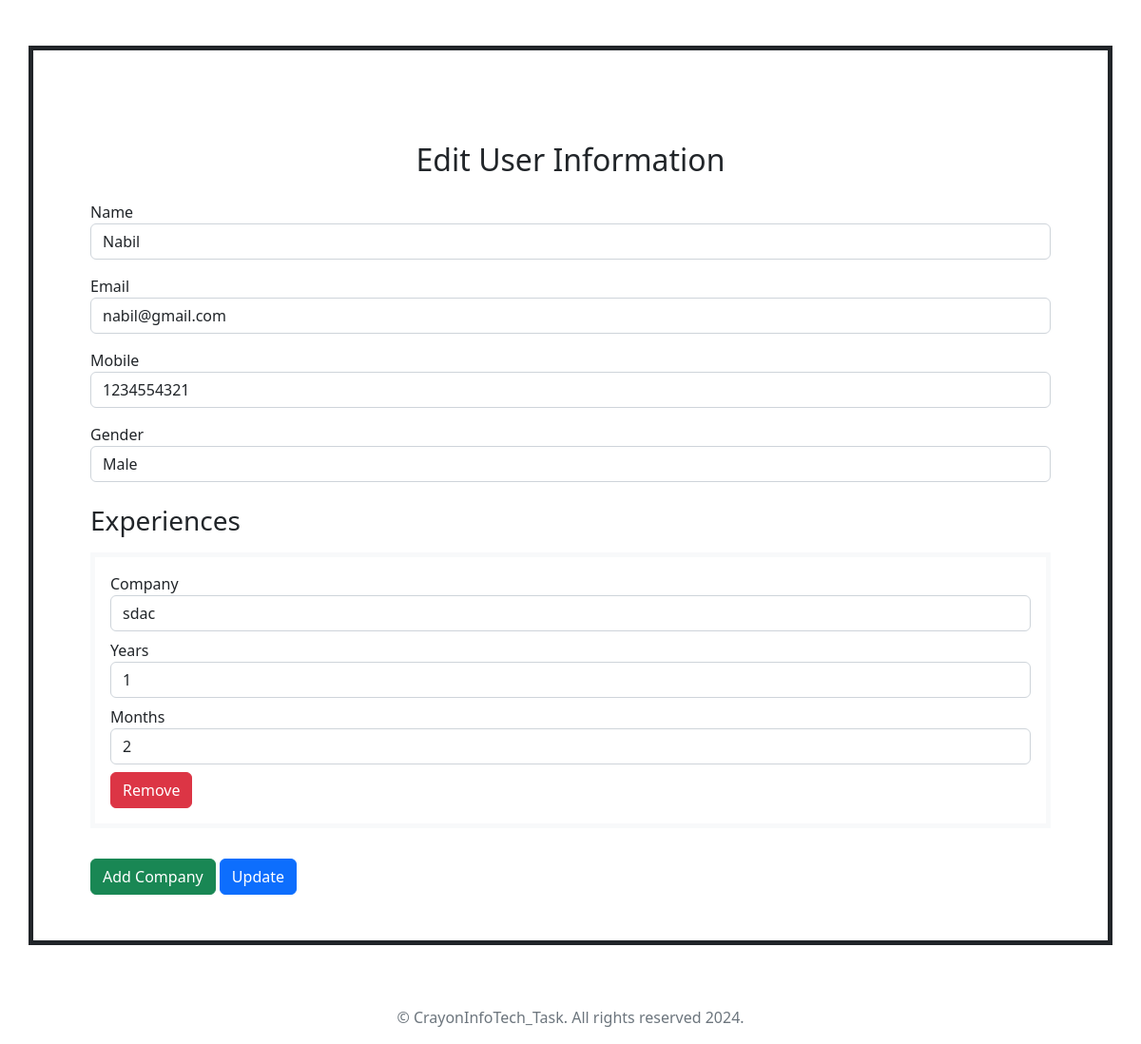
Screenshot of /editform.php?id=3 with the database file from the repository.
### tables this page shows
CREATE TABLE `users` (
  `id` int(11) NOT NULL,
  `name` varchar(100) NOT NULL,
  `email` varchar(100) NOT NULL,
  `mobile` varchar(15) NOT NULL,
  `gender` enum('Male','Female','Other') NOT NULL
);

CREATE TABLE `experiences` (
  `id` int(11) NOT NULL,
  `user_id` int(11) NOT NULL,
  `company` varchar(100) NOT NULL,
  `years` int(11) NOT NULL,
  `months` int(11) NOT NULL
);

### editform.php (the view, shortened to what this page needs)
<?php
if (isset($_GET['id'])) {
    $id = $_GET['id'];
    $conn = new mysqli('localhost', 'root', '', 'management');
    $sql = "SELECT * FROM users WHERE id = ?";
    $stmt = $conn->prepare($sql);
    $stmt->bind_param("i", $id);
    $stmt->execute();
    $result = $stmt->get_result();
    $user = $result->fetch_assoc();
    $sql = "SELECT * FROM experiences WHERE user_id = ?";
    $stmt = $conn->prepare($sql);
    $stmt->bind_param("i", $id);
    $stmt->execute();
    $experiences = $stmt->get_result()->fetch_all(MYSQLI_ASSOC);
}
?>
<!DOCTYPE html>
<html lang="en">
<head>
    <link href="https://cdn.jsdelivr.net/npm/bootstrap@5.2.1/dist/css/bootstrap.min.css" rel="stylesheet">
</head>
<body>
    <main>
        <div class="container border border-5 border-dark my-5 p-5">
            <div class="container mt-5">
                <h2 class="text-center mb-4">Edit User Information</h2>
                <form id="UserForm" method="post" action="UserUpdate.php">
                    <div class="form-group mb-3">
                        <label for="name">Name</label>
                        <input type="text" class="form-control" id="name" name="name" value="<?php echo $user['name']; ?>" required>
                    </div>
                    <div class="form-group mb-3">
                        <label for="email">Email</label>
                        <input type="email" class="form-control" id="email" name="email" value="<?php echo $user['email']; ?>" required>
                    </div>
                    <div class="form-group mb-3">
                        <label for="mobile">Mobile</label>
                        <input type="text" class="form-control" id="mobile" name="mobile" value="<?php echo $user['mobile']; ?>" required>
                    </div>
                    <div class="form-group mb-3">
                        <label for="gender">Gender</label>
                        <select class="form-control" id="gender" name="gender" required>
                            <option value="Male" <?php if ($user['gender'] == 'Male') echo 'selected'; ?>>Male</option>
                        </select>
                    </div>
                    <h3 class="mt-4 mb-3">Experiences</h3>
                    <div id="experienceFields">
                        <?php foreach ($experiences as $experience) : ?>
                            <div class="experience-group border border-light p-3 mb-3">
                                <div class="form-group mb-2">
                                    <label for="company">Company</label>
                                    <input type="text" class="form-control" name="company[]" value="<?php echo $experience['company']; ?>" required>
                                </div>
                                <div class="form-group mb-2">
                                    <label for="years">Years</label>
                                    <input type="number" class="form-control" name="years[]" value="<?php echo $experience['years']; ?>" required>
                                </div>
                                <div class="form-group mb-2">
                                    <label for="months">Months</label>
                                    <input type="number" class="form-control" name="months[]" value="<?php echo $experience['months']; ?>" required>
                                </div>
                                <button type="button" class="btn btn-danger remove-experience">Remove</button>
                            </div>
                        <?php endforeach; ?>
                    </div>
                    <button type="button" class="btn btn-success mt-3" id="addExperience">Add Company</button>
                    <button type="submit" class="btn btn-primary mt-3">Update</button>
                </form>
            </div>
        </div>
    </main>
    <div>
        <center>
          <footer class="footer mt-auto py-3 sticky-bottom">
            <div class="container">
              <span class="text-muted">
                &copy; CrayonInfoTech_Task. All rights reserved 2024.
              </span>
            </div>
          </footer>
        </center>
      </div>
</body>
</html>

### rows the page displays
users: name "Nabil", email "nabil@gmail.com", mobile "1234554321", gender "Male"
experiences: company "sdac", years "1", months "2"
